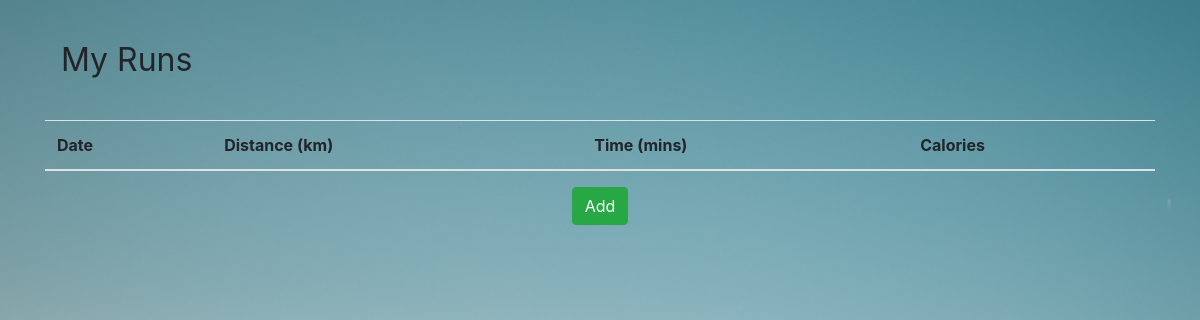
/, run on an earlier commit of the app's database.
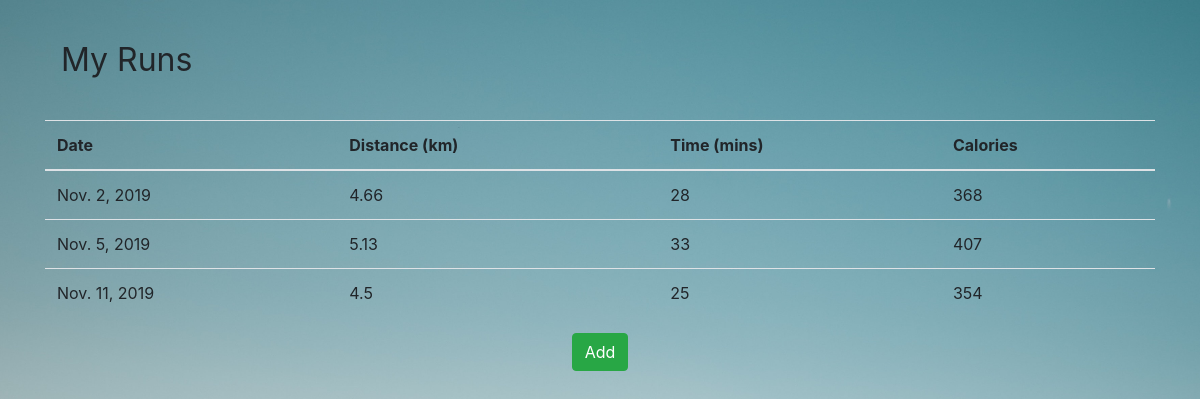
And on a later commit of the database.
### thejoglog/models.py (models this page shows)
class Log(models.Model):
    date = models.DateField()
    distance = models.FloatField()
    time = models.IntegerField()
    weight = models.FloatField()

### thejoglog/views.py (the view)
# urls.py: url(r'^$', views.home, name='home'),
def home(request):
    logs = Log.objects.all().order_by('date')
    return render(request, 'home.html', {'logs': logs})

### thejoglog/templatetags/calculations.py (called while the page is built)
def calculate_kph(distance, time):
    time_in_hours = time / 60
    return distance / time_in_hours

def calculate_vo2(distance, time):
    kph = calculate_kph(distance, time)
    return 2.209 + 3.1633 * kph

@register.simple_tag
def calculate_total_calories(distance, time, weight):
    vo2 = calculate_vo2(distance, time)
    kcal_per_minute = 4.86 * weight * vo2 / 1000
    return kcal_per_minute * time

### templates/home.html (shortened to what this page needs)
{% load calculations %}
{% load static %}
<!DOCTYPE html>
<html style="background: url({% static 'images/background.jpg' %}) no-repeat center center fixed; background-size: cover;">
  <head>
    <link rel="stylesheet" href="{% static 'css/bootstrap.min.css' %}">
  </head>
  <body style="background-color: transparent !important">
    <div class="container">
      <ol class="breadcrumb my-4" style="background-color: transparent;">
        <a style="color: inherit; text-decoration: none;" href="/">
          <li style="font-size: xx-large;">My Runs</li>
        </a>
      </ol>
      <table class="table">
        <thead class="thead-inverse">
        <tr>
          <th>Date</th>
          <th>Distance (km)</th>
          <th>Time (mins)</th>
          <th>Calories</th>
        </tr>
      </thead>
      <tbody>
        {% for log in logs %}
          <tr>
              <td class="align-middle">{{ log.date }}</td>
              <td class="align-middle">{{ log.distance }}</td>
              <td class="align-middle">{{ log.time }}</td>
              {% calculate_total_calories log.distance log.time log.weight as calories %}
              <td class="align-middle">{{ calories|floatformat:"0" }}</td>
          </tr>
        {% endfor %}
      </tbody>
    </table>
      <div style="text-align:center;">
        <button type="button" onclick="document.location.href='/logs/new'" class="btn btn-success">Add</button>
      </div>
    </div>
  </body>
</html>

What changed in the data, as far as the page shows it:
added Log: date "Nov. 2, 2019", distance "4.66", time "28", calories "368"
added Log: date "Nov. 5, 2019", distance "5.13", time "33", calories "407"
added Log: date "Nov. 11, 2019", distance "4.5", time "25", calories "354"
